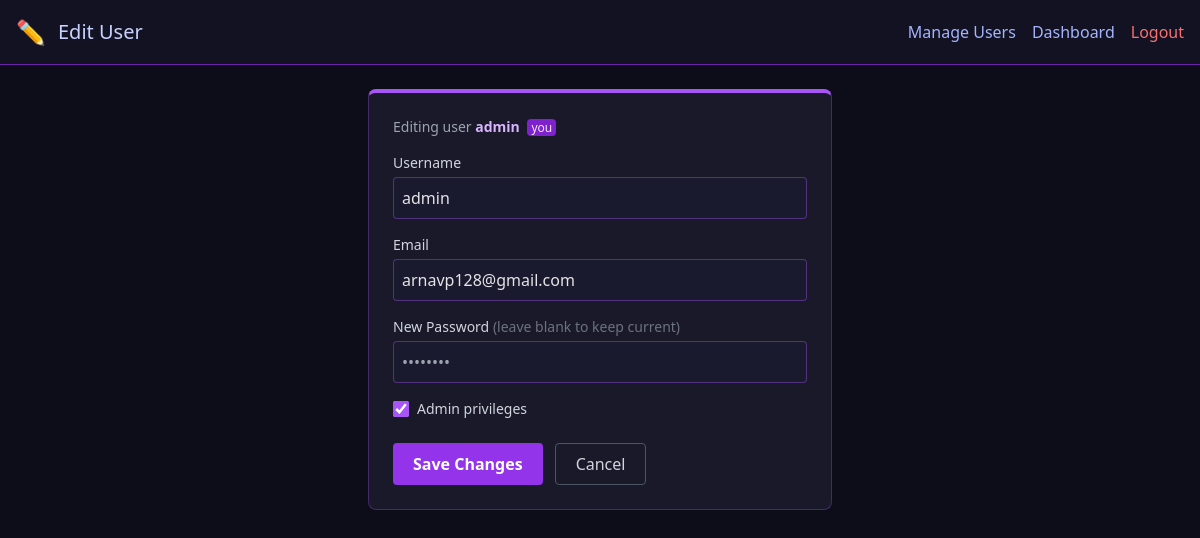
The app's page /admin/user/edit/1 (signed in) with its own data.
### tables this page shows
CREATE TABLE users (
            id INTEGER PRIMARY KEY AUTOINCREMENT,
            username TEXT UNIQUE,
            password BLOB,
            is_admin INTEGER DEFAULT 0
        , gmail TEXT);

### blueprints/admin.py (the view, shortened to what this page needs)
@admin_bp.route('/user/edit/<int:user_id>', methods=['GET', 'POST'])
def admin_edit_user(user_id):
    denied = _require_admin()
    if denied:
        return denied
    conn = get_db_connection()
    user = conn.execute("SELECT id, username, gmail, is_admin FROM users WHERE id=?", (user_id,)).fetchone()
    if not user:
        conn.close()
        return redirect(url_for('admin.admin_users'))
    conn.close()
    return render_template('admin_edit_user.html', user=user, current_user=session.get('username'))

### app.py (called while the page is built)
@app.context_processor
def inject_user_info():
    return {
        'session_username': session.get('username'),
        'session_is_admin': is_current_user_admin() if 'username' in session else False,
    }

@app.before_request
def require_login():
    from flask import request
    public_paths = {'/login', '/forgot_password', '/favicon.ico'}
    if request.path.startswith('/static/') or request.path in public_paths:
        return None
    if 'logged_in' not in session:
        return redirect(url_for('auth.login'))
    return None

### blueprints/admin.py (called while the page is built)
def _require_admin():
    if not is_current_user_admin():
        return render_template('login.html', error="Admin access required")
    return None

### utils/auth_helpers.py (called while the page is built)
def is_current_user_admin() -> bool:
    username = session.get('username')
    if not username:
        return False
    conn = get_db_connection()
    user = conn.execute("SELECT is_admin FROM users WHERE username=?", (username,)).fetchone()
    conn.close()
    return bool(user and user['is_admin'])

### utils/db.py (called while the page is built)
def get_db_connection() -> sqlite3.Connection:
    conn = sqlite3.connect(config.DB_FILE)
    conn.row_factory = sqlite3.Row
    return conn

### templates/admin_edit_user.html (shortened to what this page needs)
<!DOCTYPE html>
<html lang="en">
<head>
  <script src="https://cdn.tailwindcss.com"></script>
</head>
<body>
  <header class="p-4 flex justify-between items-center border-b border-purple-800 bg-[#121223]">
    <div class="flex items-center gap-3">
      <span class="text-2xl">✏️</span>
      <h1 class="text-xl text-indigo-200">Edit User</h1>
    </div>
    <div class="flex items-center gap-4">
      <a href="/admin/users" class="text-indigo-300 hover:text-white">Manage Users</a>
      <a href="/admin" class="text-indigo-300 hover:text-white">Dashboard</a>
      <a href="/logout" class="text-red-400">Logout</a>
    </div>
  </header>
  <main class="p-6 max-w-lg mx-auto">
    <div class="dark-card p-6 rounded-lg">
      <div class="mb-4 text-sm text-gray-400">
        Editing user <span class="text-purple-300 font-semibold">{{ user['username'] }}</span>
        {% if user['username'] == current_user %}
          <span class="ml-1 text-xs bg-purple-700 text-purple-100 px-1 rounded">you</span>
        {% endif %}
      </div>
      <form method="POST">
        <label class="block mb-1 text-sm text-gray-300">Username</label>
        <input name="username" value="{{ user['username'] }}"
               class="input-dark w-full mb-4 p-2 rounded" required />
        <label class="block mb-1 text-sm text-gray-300">Email</label>
        <input name="email" type="email" value="{{ user['gmail'] or '' }}"
               class="input-dark w-full mb-4 p-2 rounded"
               placeholder="(optional)" />
        <label class="block mb-1 text-sm text-gray-300">
          New Password <span class="text-gray-500">(leave blank to keep current)</span>
        </label>
        <input name="password" type="password"
               class="input-dark w-full mb-4 p-2 rounded"
               placeholder="••••••••" autocomplete="new-password" />
        <label class="flex items-center gap-2 mb-6 cursor-pointer select-none">
          <input type="checkbox" name="is_admin" value="1"
                 {% if user['is_admin'] %}checked{% endif %}
                 class="w-4 h-4 accent-purple-500" />
          <span class="text-sm text-gray-300">Admin privileges</span>
        </label>
        <div class="flex gap-3">
          <button type="submit"
                  class="bg-purple-600 hover:bg-purple-700 text-white px-5 py-2 rounded font-semibold">
            Save Changes
          </button>
          <a href="/admin/users"
             class="px-5 py-2 border border-gray-600 rounded text-gray-300 hover:text-white">
            Cancel
          </a>
        </div>
      </form>
    </div>
  </main>
</body>
</html>

### templates/admin_edit_user.html (style rules this page uses)
body { background:#0d0d1a; color:#e4e4e7; }
.dark-card { background-color: rgba(32,32,50,0.7); border:1px solid rgba(168,85,247,0.3); border-top:4px solid #a855f7; }
.input-dark { background:#1a1a2e; border:1px solid rgba(168,85,247,0.4); color:#e4e4e7; }

### records on screen
users: username "admin", email "arnavp128@gmail.com", is_admin "☑"
